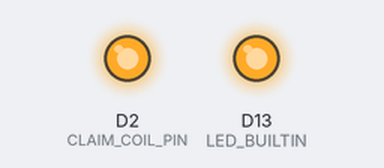
A program run on a simulated Arduino Due. Parts: output pins drawn as LEDs (lit = HIGH). What the program prints to the serial monitor is not drawn.

Above: at 2.6 s.
At 5.6 s:
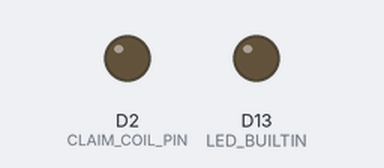
Timing chart, 0 to 8.4 s (numbered marks = the images above):
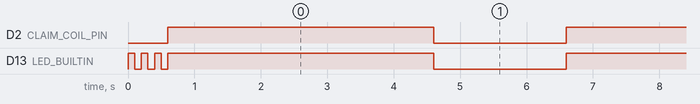

Measured:
- by itself, D2 (CLAIM_COIL_PIN): alternates HIGH for 4.0 s and LOW for 2.0 s
- by itself, D13 (LED_BUILTIN): repeats every 0.20 s: HIGH 0.10 s, LOW 0.10 s

The program:

main.cpp
```cpp
#include <Arduino.h>

// Declare IO pin
#define CLAIM_COIL_PIN 2

// Define status
#define CLAIM_ON HIGH
#define CLAIM_OFF LOW

// Define parameter
#define TIME_IN   2000  // time move in (ms)
#define TIME_WAIT 2000  // time waiting (ms)
#define TIME_OUT  2000  // time move out (ms)

#define COUNT_TARGET 17520

unsigned int counter = 0;

// Function declare
void led_blink(unsigned int count, unsigned int delay_ms);
void print_counter();
void check_finish();
void jig_process_action();

void setup() {
  pinMode(LED_BUILTIN, OUTPUT);
  pinMode(CLAIM_COIL_PIN, OUTPUT);
  digitalWrite(CLAIM_COIL_PIN, CLAIM_OFF);
  led_blink(3, 100);
  Serial.begin(9600);
  Serial.println("Start claim test: ");
}

void loop() {

  jig_process_action();
  counter++;
  print_counter();
  check_finish();

}

// Function implement
void jig_process_action()
{
  // Step 1: press, move in
  digitalWrite(CLAIM_COIL_PIN, CLAIM_ON);
  digitalWrite(LED_BUILTIN, HIGH);
  delay(TIME_IN);
  // Step 2: waiting press
  delay(TIME_WAIT);
  // Step 3: unpress, move out
  digitalWrite(CLAIM_COIL_PIN, CLAIM_OFF);
  digitalWrite(LED_BUILTIN, LOW);
  delay(TIME_OUT);

}

void print_counter()
{
  Serial.print("Counter: ");
  Serial.println(counter);
}

void check_finish()
{
  if ( counter >= COUNT_TARGET)
  {
    while (1)
    {
      Serial.println("Test twist complete!");
      led_blink(1, 50);
    }
  }
}

void led_blink(unsigned int count, unsigned int delay_ms)
{
  for (unsigned int i = 0; i < count; i++)
  {
    digitalWrite(LED_BUILTIN, HIGH);
    delay(delay_ms);
    digitalWrite(LED_BUILTIN, LOW);
    delay(delay_ms);
  }

}
```
